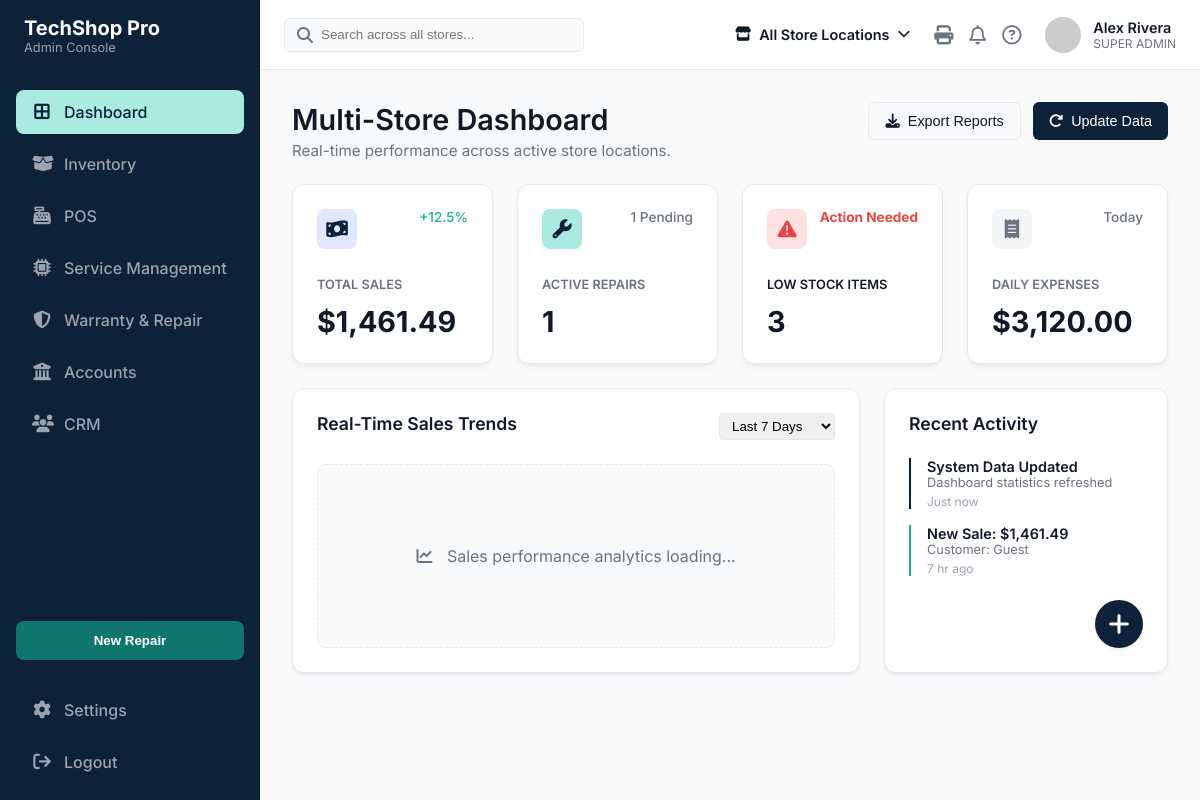
Page /dashboard.php on the committed database.
### tables this page shows
CREATE TABLE `sales` (
  `id` int(11) NOT NULL AUTO_INCREMENT,
  `store_id` int(11) DEFAULT NULL,
  `user_id` int(11) DEFAULT NULL,
  `customer_id` int(11) DEFAULT NULL,
  `total_amount` decimal(10,2) NOT NULL,
  `tax_amount` decimal(10,2) DEFAULT 0.00,
  `payment_method` varchar(50) DEFAULT NULL,
  `sale_date` timestamp NOT NULL DEFAULT current_timestamp(),
  PRIMARY KEY (`id`),
  KEY `store_id` (`store_id`),
  KEY `user_id` (`user_id`),
  KEY `customer_id` (`customer_id`),
  CONSTRAINT `sales_ibfk_1` FOREIGN KEY (`store_id`) REFERENCES `stores` (`id`) ON DELETE CASCADE,
  CONSTRAINT `sales_ibfk_2` FOREIGN KEY (`user_id`) REFERENCES `users` (`id`),
  CONSTRAINT `sales_ibfk_3` FOREIGN KEY (`customer_id`) REFERENCES `customers` (`id`) ON DELETE SET NULL
);

### dashboard.php (the view, shortened to what this page needs)
<?php
require 'config.php';
include 'includes/header.php';
$sales_res = $conn->query("SELECT SUM(total_amount) as total FROM sales");
$total_sales = $sales_res ? ($sales_res->fetch_assoc()['total'] ?? 0) : 0;
$repairs_res = $conn->query("SELECT COUNT(*) as count FROM repairs WHERE status != 'Completed'");
$active_repairs = $repairs_res ? $repairs_res->fetch_assoc()['count'] : 0;
$low_stock_res = $conn->query("SELECT COUNT(*) as count FROM inventory WHERE stock_level <= low_stock_threshold");
$low_stock_count = $low_stock_res ? $low_stock_res->fetch_assoc()['count'] : 0;
$daily_expenses = 3120.00;
?>
<div class="page-container">
    <div style="display:flex; justify-content:space-between; align-items:flex-start; margin-bottom: 24px;">
        <div class="page-title" style="margin-bottom:0;">
            <h1>Multi-Store Dashboard</h1>
            <p>Real-time performance across active store locations.</p>
        </div>
        <div style="display:flex; gap:12px;">
            <button class="btn btn-outline" id="exportBtn" onclick="exportData()"><i class="fa-solid fa-download"></i> Export Reports</button>
            <button class="btn btn-primary" id="updateBtn" onclick="updateDashboard()"><i class="fa-solid fa-rotate-right"></i> Update Data</button>
        </div>
    </div>
    <div class="stat-cards">
        <div class="card stat-card">
            <div class="stat-card-header">
                <div class="stat-card-icon" style="background:#e0e7ff; color:var(--sidebar-bg);"><i class="fa-solid fa-money-bill-wave"></i></div>
                <div class="stat-card-change positive">+12.5%</div>
            </div>
            <div class="stat-card-label">TOTAL SALES</div>
            <div class="stat-card-value">$<?= number_format($total_sales, 2) ?></div>
        </div>
        <div class="card stat-card">
            <div class="stat-card-header">
                <div class="stat-card-icon" style="background:var(--primary-accent); color:var(--sidebar-bg);"><i class="fa-solid fa-wrench"></i></div>
                <div class="stat-card-change" style="color:var(--text-secondary)"><?= $active_repairs ?> Pending</div>
            </div>
            <div class="stat-card-label">ACTIVE REPAIRS</div>
            <div class="stat-card-value"><?= $active_repairs ?></div>
        </div>
        <div class="card stat-card">
            <div class="stat-card-header">
                <div class="stat-card-icon" style="background:#fee2e2; color:var(--danger);"><i class="fa-solid fa-triangle-exclamation"></i></div>
                <div class="stat-card-change negative" style="font-weight:700;"><?= $low_stock_count > 0 ? 'Action Needed' : 'All Good' ?></div>
            </div>
            <div class="stat-card-label" style="color:var(--text-primary)">LOW STOCK ITEMS</div>
            <div class="stat-card-value"><?= $low_stock_count ?></div>
        </div>
        <div class="card stat-card">
            <div class="stat-card-header">
                <div class="stat-card-icon" style="background:#f3f4f6; color:var(--text-secondary);"><i class="fa-solid fa-receipt"></i></div>
                <div class="stat-card-change" style="color:var(--text-secondary)">Today</div>
            </div>
            <div class="stat-card-label">DAILY EXPENSES</div>
            <div class="stat-card-value">$<?= number_format($daily_expenses, 2) ?></div>
        </div>
    </div>
    <div style="display: grid; grid-template-columns: 2fr 1fr; gap: 24px;">
        <div class="card" style="display:flex; flex-direction:column;">
            <div style="display:flex; justify-content:space-between; margin-bottom: 24px;">
                <h3 style="font-size:1.1rem;">Real-Time Sales Trends</h3>
                <select style="border:1px solid var(--border-color); padding: 4px 8px; border-radius:4px; outline:none;">
                    <option>Last 7 Days</option>
                </select>
            </div>
            <div style="flex:1; display:flex; align-items:center; justify-content:center; background:#f9fafb; border-radius:8px; border:1px dashed var(--border-color); color:var(--text-secondary);">
                <p><i class="fa-solid fa-chart-line" style="margin-right:10px;"></i> Sales performance analytics loading...</p>
            </div>
        </div>
        <div class="card">
            <h3 style="font-size:1.1rem; margin-bottom: 24px;">Recent Activity</h3>
            <div style="display:flex; flex-direction:column; gap:16px;">
                <div style="display:flex; gap:12px; position:relative; padding-left:16px; border-left:2px solid var(--sidebar-bg);">
                    <div style="display:flex; flex-direction:column;">
                        <span style="font-weight:600; font-size:0.9rem;">System Data Updated</span>
                        <span style="font-size:0.8rem; color:var(--text-secondary);">Dashboard statistics refreshed</span>
                        <span style="font-size:0.75rem; color:var(--text-sidebar); margin-top:4px;">Just now</span>
                    </div>
                </div>
                <?php
                $act_res = $conn->query("SELECT s.total_amount, c.full_name, s.sale_date FROM sales s LEFT JOIN customers c ON s.customer_id = c.id ORDER BY s.sale_date DESC LIMIT 2");
                if ($act_res) {
                    while ($act = $act_res->fetch_assoc()) {
                        $time_ago = floor((time() - strtotime($act['sale_date'])) / 60);
                        $time_str = ($time_ago < 60) ? "$time_ago min ago" : floor($time_ago/60) . " hr ago";
                        echo '
                        <div style="display:flex; gap:12px; position:relative; padding-left:16px; border-left:2px solid var(--success);">
                            <div style="display:flex; flex-direction:column;">
                                <span style="font-weight:600; font-size:0.9rem;">New Sale: $' . number_format($act['total_amount'], 2) . '</span>
                                <span style="font-size:0.8rem; color:var(--text-secondary);">Customer: ' . htmlspecialchars($act['full_name'] ?? 'Guest') . '</span>
                                <span style="font-size:0.75rem; color:var(--text-sidebar); margin-top:4px;">' . $time_str . '</span>
                            </div>
                        </div>';
                    }
                }
                ?>
            </div>
            <div style="text-align:right; margin-top:24px;">
                <button class="btn btn-primary" onclick="window.location.href='pos.php'" style="border-radius:50%; width:48px; height:48px; display:inline-flex; align-items:center; justify-content:center; font-size:1.5rem; background:var(--sidebar-bg); box-shadow:var(--card-shadow);"><i class="fa-solid fa-plus"></i></button>
            </div>
        </div>
    </div>
</div>
</main>
</div>
</body>
</html>

### assets/css/style.css (style rules this page uses)
:root { --navbar-bg: #ffffff; --sidebar-bg: #0d2238; --sidebar-hover: #1b3855; --primary-accent: #aaeae0; --text-primary: #111827; --text-secondary: #6b7280; --text-sidebar: #9ca3af; --bg-light: #f9fafb; --border-color: #e5e7eb; --success: #10b981; --danger: #ef4444; --warning: #f59e0b; --info: #3b82f6; --font-family: 'Inter', sans-serif; --sidebar-width: 260px; --header-height: 70px; --card-shadow: 0 4px 6px -1px rgba(0, 0, 0, 0.05), 0 2px 4px -1px rgba(0, 0, 0, 0.03); }
* { margin: 0; padding: 0; box-sizing: border-box; }
body { font-family: var(--font-family); background-color: var(--bg-light); color: var(--text-primary); overflow-x: hidden; }
h1, h2, h3, h4, h5, h6 { font-weight: 600; }
.page-container { padding: 32px; }
.page-title { margin-bottom: 24px; }
.page-title h1 { font-size: 1.8rem; margin-bottom: 4px; }
.page-title p { color: var(--text-secondary); font-size: 0.95rem; }
.card { background: #ffffff; border-radius: 12px; box-shadow: var(--card-shadow); border: 1px solid var(--border-color); padding: 24px; }
.btn { padding: 10px 16px; border-radius: 6px; border: none; cursor: pointer; font-weight: 500; font-size: 0.9rem; display: inline-flex; align-items: center; gap: 8px; transition: all 0.2s; }
.btn-primary { background: var(--sidebar-bg); color: white; }
.btn-outline { background: transparent; border: 1px solid var(--border-color); color: var(--text-primary); }
.stat-cards { display: grid; grid-template-columns: repeat(4, 1fr); gap: 24px; margin-bottom: 24px; }
.stat-card { display: flex; flex-direction: column; gap: 12px; padding: 24px; }
.stat-card-header { display: flex; justify-content: space-between; align-items: flex-start; }
.stat-card-icon { width: 40px; height: 40px; border-radius: 8px; display: flex; align-items: center; justify-content: center; font-size: 1.2rem; }
.stat-card-label { font-size: 0.8rem; font-weight: 600; color: var(--text-secondary); text-transform: uppercase; margin-top: 16px; }
.stat-card-value { font-size: 1.8rem; font-weight: 700; color: var(--text-primary); }
.stat-card-change { font-size: 0.85rem; font-weight: 500; }
.stat-card-change.positive { color: var(--success); }
.stat-card-change.negative { color: var(--danger); }

### rows in the picture
sales: total_amount "1,461.49", full_name "Guest", sale_date "7 hr ago"

### other values in the picture
$user_name "Alex Rivera"
$user_role "SUPER ADMIN"
$total_sales "1,461.49"
$active_repairs "1"
$low_stock_count "3"
$daily_expenses "3,120.00"
